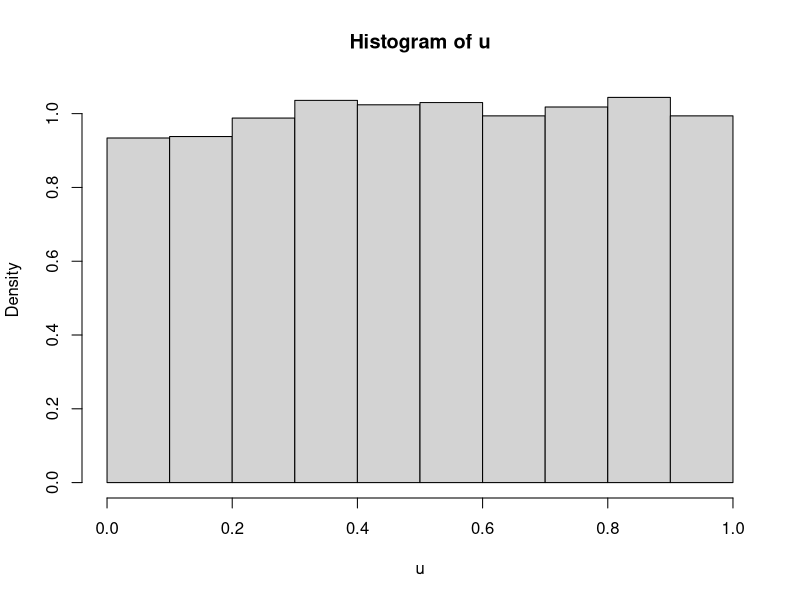
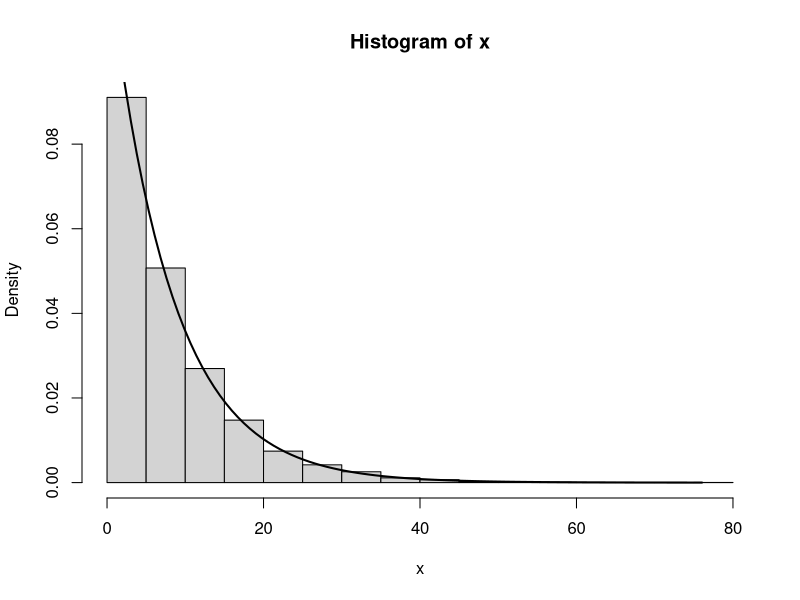

Recreate these plots in R, in order.
u <- runif(5000, 0, 1)
hist(u, probability=T)

x <- -(1/(1/8)) * log(1 - u)
hist(x, probability=T)
curve(dexp(x, 1/8), from=0, to=max(x), add=T, lwd=2)
